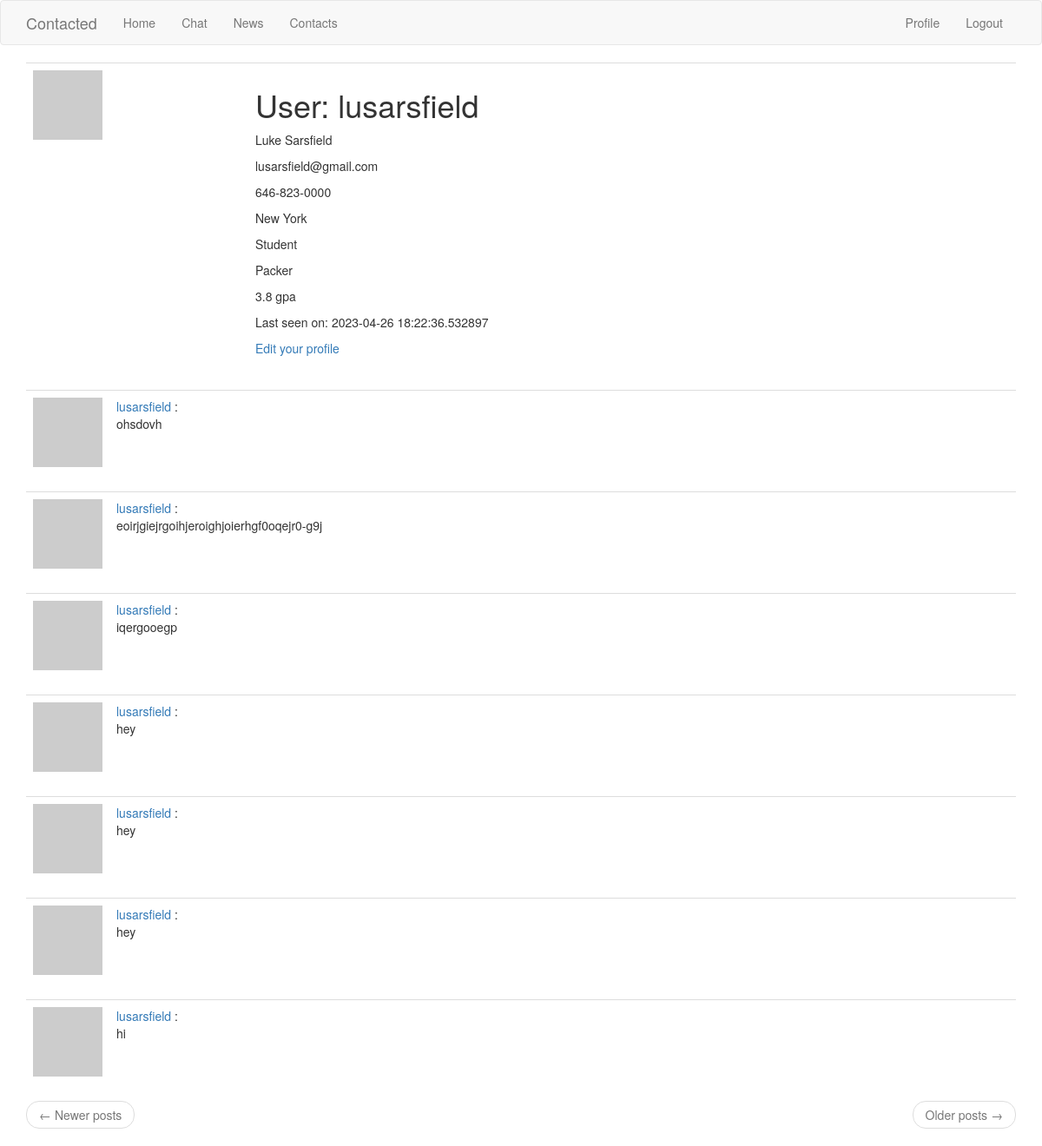
Before: /user/lusarsfield (signed in) with the older database file.
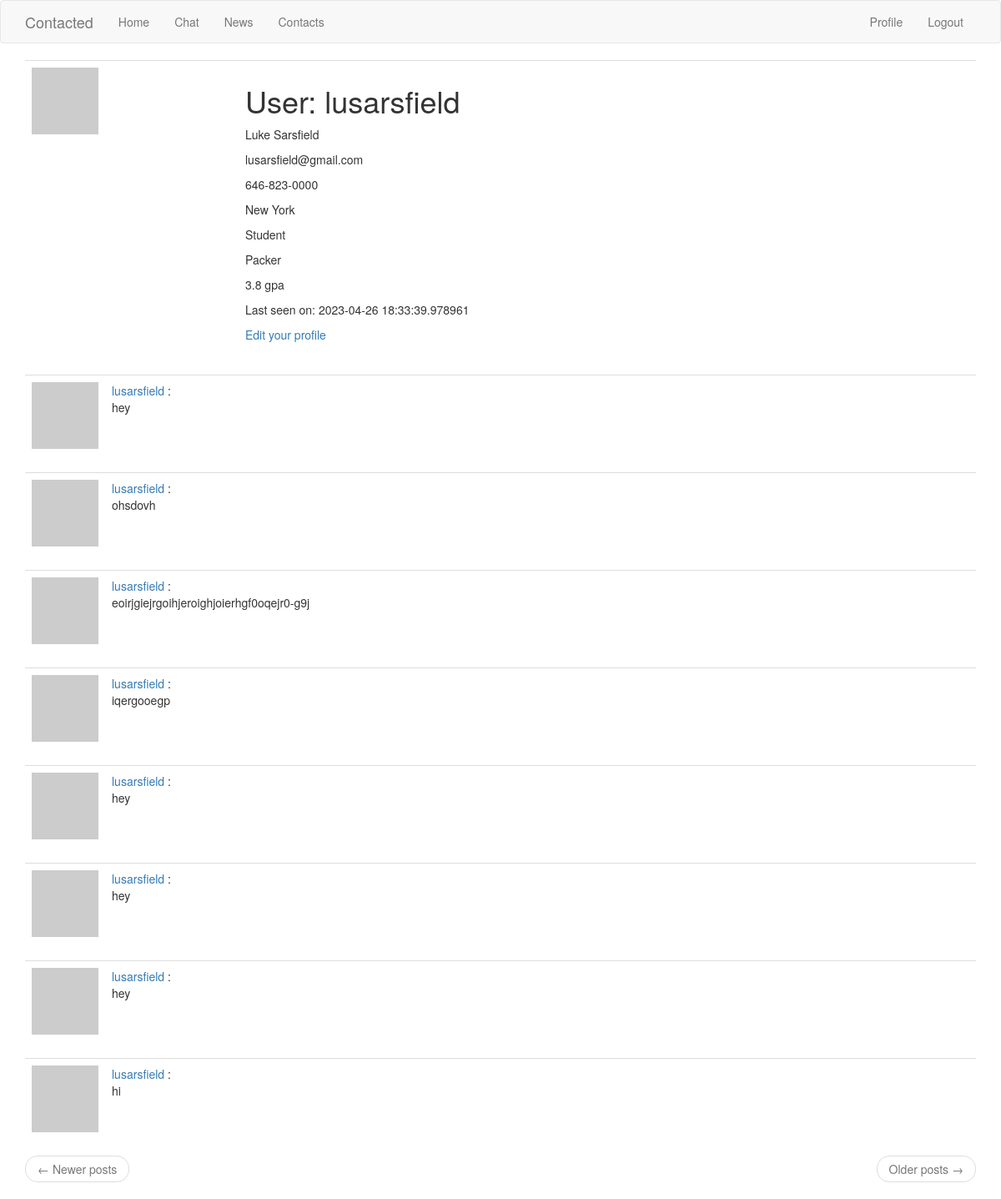
After: the same page with the newer database file.
### app/models.py (models this page shows, shortened)
class User(UserMixin, db.Model):
    id = db.Column(db.Integer, primary_key=True)
    username = db.Column(db.String(64), index=True, unique=True)
    email = db.Column(db.String(120), index=True, unique=True)
    password_hash = db.Column(db.String(128))
    posts = db.relationship('Post', backref='author', lazy='dynamic')
    fullname_me = db.Column(db.String(140))
    email_me = db.Column(db.String(140))
    phonenumber_me = db.Column(db.String(140))
    city_me = db.Column(db.String(140))
    jobtitle_me = db.Column(db.String(140))
    company_me = db.Column(db.String(140))
    about_me = db.Column(db.String(140))
    last_seen = db.Column(db.DateTime, default=datetime.utcnow)
    followed = db.relationship(
        'User', secondary=followers,
        primaryjoin=(followers.c.follower_id == id),
        secondaryjoin=(followers.c.followed_id == id),
        backref=db.backref('followers', lazy='dynamic'), lazy='dynamic')
    def avatar(self, size):
        digest = md5(self.email.lower().encode('utf-8')).hexdigest()
        return 'https://www.gravatar.com/avatar/{}?d=identicon&s={}'.format(
            digest, size)

class Post(db.Model):
    id = db.Column(db.Integer, primary_key=True)
    body = db.Column(db.String(140))
    timestamp = db.Column(db.DateTime, index=True, default=datetime.utcnow)
    user_id = db.Column(db.Integer, db.ForeignKey('user.id'))

### app/routes.py (the view)
@app.route('/user/<username>')
@login_required
def user(username):
    user = User.query.filter_by(username=username).first_or_404()
    page = request.args.get('page', 1, type=int)
    posts = user.posts.order_by(Post.timestamp.desc()).paginate(
        page=page, per_page=app.config['POSTS_PER_PAGE'], error_out=False)
    next_url = url_for('user', username=user.username, page=posts.next_num) \
        if posts.has_next else None
    prev_url = url_for('user', username=user.username, page=posts.prev_num) \
        if posts.has_prev else None
    form = EmptyForm()
    return render_template('user.html', user=user, posts=posts.items,
                           next_url=next_url, prev_url=prev_url, form=form)

### app/models.py (called while the page is built)
@login.user_loader
def load_user(id):
    return User.query.get(int(id))

### app/routes.py (called while the page is built)
@app.before_request
def before_request():
    if current_user.is_authenticated:
        current_user.last_seen = datetime.utcnow()
        db.session.commit()

### app/templates/user.html
{% extends "base.html" %}
{% block app_content %}
    <table class="table table-hover">
        <tr>
            <td width="256px"><img src="{{ user.avatar(256) }}"></td>
            <td>
                <h1>User: {{ user.username }}</h1>
                {% if user.fullname_me %}<p>{{ user.fullname_me }}</p>{% endif %}
                {% if user.email_me %}<p>{{ user.email_me }}</p>{% endif %}
                {% if user.phonenumber_me %}<p>{{ user.phonenumber_me }}</p>{% endif %}
                {% if user.city_me %}<p>{{ user.city_me }}</p>{% endif %}
                {% if user.jobtitle_me %}<p>{{ user.jobtitle_me }}</p>{% endif %}
                {% if user.company_me %}<p>{{ user.company_me }}</p>{% endif %}
                {% if user.about_me %}<p>{{ user.about_me }}</p>{% endif %}
                {% if user.last_seen %}<p>Last seen on: {{ user.last_seen }}</p>{% endif %}
                {% if user == current_user %}
                <p><a href="{{ url_for('edit_profile') }}">Edit your profile</a></p>
                {% endif %}
            </td>
        </tr>
    </table>
    {% for post in posts %}
        {% include '_post.html' %}
    {% endfor %}
    <nav aria-label="...">
        <ul class="pager">
            <li class="previous{% if not prev_url %} disabled{% endif %}">
                <a href="{{ prev_url or '#' }}">
                    <span aria-hidden="true">&larr;</span> Newer posts
                </a>
            </li>
            <li class="next{% if not next_url %} disabled{% endif %}">
                <a href="{{ next_url or '#' }}">
                    Older posts <span aria-hidden="true">&rarr;</span>
                </a>
            </li>
        </ul>
    </nav>
{% endblock %}

### app/templates/base.html (shortened to what this page needs)
{% extends 'bootstrap/base.html' %}
{% block navbar %}
    <nav class="navbar navbar-default">
        <div class="container">
            <div class="navbar-header">
                <a class="navbar-brand" href="{{ url_for('index') }}">Contacted</a>
            </div>
            <div class="collapse navbar-collapse" id="bs-example-navbar-collapse-1">
                <ul class="nav navbar-nav">
                    <li><a href="{{ url_for('index') }}">Home</a></li>
                    <li><a href="{{ url_for('chat') }}">Chat</a></li>
                    <li><a href="{{ url_for('news') }}">News</a></li>
                    <li><a href="{{ url_for('contacts') }}">Contacts</a></li>
                </ul>
                <ul class="nav navbar-nav navbar-right">
                    {% if current_user.is_anonymous %}
                    <li><a href="{{ url_for('login') }}">Login</a></li>
                    {% else %}
                    <li><a href="{{ url_for('user', username=current_user.username) }}">Profile</a></li>
                    <li><a href="{{ url_for('logout') }}">Logout</a></li>
                    {% endif %}
                </ul>
            </div>
        </div>
    </nav>
{% endblock %}
{% block content %}
    <div class="container">
        {% block app_content %}{% endblock %}
    </div>
{% endblock %}

### app/templates/_post.html
<table class="table table-hover">
    <tr>
        <td width="70px">
            <a href="{{ url_for('user', username=post.author.username) }}">
                <img src="{{ post.author.avatar(70) }}" />
            </a>
        </td>
        <td>
            <a href="{{ url_for('user', username=post.author.username) }}">
                {{ post.author.username }}
            </a>
            :
            <br>
            {{ post.body }}
        </td>
    </tr>
</table>

Changed rows visible on the page:
changed User "lusarsfield": last_seen "2023-04-26 18:22:36.532897" → "2023-04-26 18:33:39.978961"
added Post: author.username "lusarsfield", body "hey"
